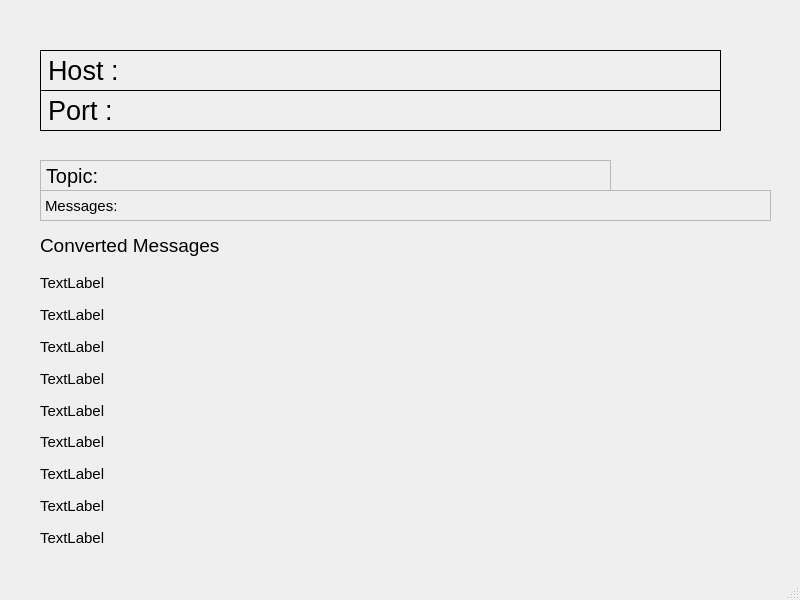
<?xml version="1.0" encoding="UTF-8"?>
<ui version="4.0">
 <class>mqttClient</class>
 <widget class="QMainWindow" name="mqttClient">
  <property name="geometry">
   <rect>
    <x>0</x>
    <y>0</y>
    <width>800</width>
    <height>600</height>
   </rect>
  </property>
  <property name="font">
   <font>
    <pointsize>11</pointsize>
   </font>
  </property>
  <property name="windowTitle">
   <string>MQTT Client</string>
  </property>
  <widget class="QWidget" name="centralwidget">
   <widget class="QLabel" name="label">
    <property name="geometry">
     <rect>
      <x>40</x>
      <y>50</y>
      <width>681</width>
      <height>41</height>
     </rect>
    </property>
    <property name="font">
     <font>
      <pointsize>20</pointsize>
     </font>
    </property>
    <property name="frameShape">
     <enum>QFrame::Box</enum>
    </property>
    <property name="text">
     <string>Host :</string>
    </property>
   </widget>
   <widget class="QLabel" name="label_2">
    <property name="geometry">
     <rect>
      <x>40</x>
      <y>90</y>
      <width>681</width>
      <height>41</height>
     </rect>
    </property>
    <property name="font">
     <font>
      <pointsize>20</pointsize>
     </font>
    </property>
    <property name="frameShape">
     <enum>QFrame::Box</enum>
    </property>
    <property name="text">
     <string>Port :</string>
    </property>
   </widget>
   <widget class="QLabel" name="label_3">
    <property name="geometry">
     <rect>
      <x>40</x>
      <y>160</y>
      <width>571</width>
      <height>31</height>
     </rect>
    </property>
    <property name="font">
     <font>
      <pointsize>15</pointsize>
     </font>
    </property>
    <property name="frameShape">
     <enum>QFrame::StyledPanel</enum>
    </property>
    <property name="text">
     <string>Topic: </string>
    </property>
   </widget>
   <widget class="QLabel" name="label_4">
    <property name="geometry">
     <rect>
      <x>40</x>
      <y>190</y>
      <width>731</width>
      <height>31</height>
     </rect>
    </property>
    <property name="font">
     <font>
      <pointsize>11</pointsize>
     </font>
    </property>
    <property name="frameShape">
     <enum>QFrame::StyledPanel</enum>
    </property>
    <property name="text">
     <string>Messages: </string>
    </property>
   </widget>
   <widget class="QLabel" name="label_5">
    <property name="geometry">
     <rect>
      <x>40</x>
      <y>230</y>
      <width>181</width>
      <height>31</height>
     </rect>
    </property>
    <property name="font">
     <font>
      <pointsize>14</pointsize>
     </font>
    </property>
    <property name="text">
     <string>Converted Messages</string>
    </property>
   </widget>
   <widget class="QWidget" name="verticalLayoutWidget">
    <property name="geometry">
     <rect>
      <x>40</x>
      <y>270</y>
      <width>521</width>
      <height>281</height>
     </rect>
    </property>
    <layout class="QVBoxLayout" name="verticalLayout">
     <item>
      <widget class="QLabel" name="WindDirection">
       <property name="text">
        <string>TextLabel</string>
       </property>
      </widget>
     </item>
     <item>
      <widget class="QLabel" name="WindSpeedAverage">
       <property name="text">
        <string>TextLabel</string>
       </property>
      </widget>
     </item>
     <item>
      <widget class="QLabel" name="WindSpeedMax">
       <property name="text">
        <string>TextLabel</string>
       </property>
      </widget>
     </item>
     <item>
      <widget class="QLabel" name="Temperature">
       <property name="text">
        <string>TextLabel</string>
       </property>
      </widget>
     </item>
     <item>
      <widget class="QLabel" name="RainfallOneHour">
       <property name="text">
        <string>TextLabel</string>
       </property>
      </widget>
     </item>
     <item>
      <widget class="QLabel" name="RainfallOneDay">
       <property name="text">
        <string>TextLabel</string>
       </property>
      </widget>
     </item>
     <item>
      <widget class="QLabel" name="Humidity">
       <property name="text">
        <string>TextLabel</string>
       </property>
      </widget>
     </item>
     <item>
      <widget class="QLabel" name="BarPressure">
       <property name="text">
        <string>TextLabel</string>
       </property>
      </widget>
     </item>
     <item>
      <widget class="QLabel" name="Time">
       <property name="text">
        <string>TextLabel</string>
       </property>
      </widget>
     </item>
    </layout>
   </widget>
  </widget>
  <widget class="QMenuBar" name="menubar">
   <property name="geometry">
    <rect>
     <x>0</x>
     <y>0</y>
     <width>800</width>
     <height>22</height>
    </rect>
   </property>
  </widget>
  <widget class="QStatusBar" name="statusbar"/>
 </widget>
 <resources/>
 <connections/>
</ui>
